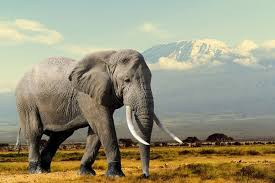
#> input picture Assignment6-TraditionalSegmentation/normalize.jpg, 275 x 183 px, found by its file name
$ python normalize.py
#> lines starting #> are read from the running program, lines starting #| are printed output that depends on the picture
import numpy as np
import matplotlib.pyplot as plt
from skimage import io, img_as_float
from skimage.segmentation import slic, mark_boundaries
from skimage import graph

# Step 1: Read the image
image = img_as_float(io.imread(r'F:\python\AI\dip\Week5\Traditional\normalize.jpg'))

plt.figure(figsize=(8, 6))
plt.imshow(image)
plt.title("Original Image")
plt.axis('off')
plt.show()

# Step 2: Apply SLIC superpixel segmentation first (required for N-cut graph)
labels1 = slic(image, compactness=30, n_segments=400, start_label=0)
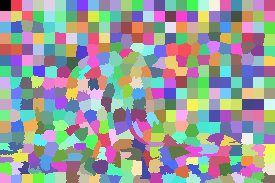
#> labels1: shape (183, 275) int64; 419 distinct labels, from 0 to 418; one colour per label, 0 black

# Step 3: Build RAG (Region Adjacency Graph)
g = graph.rag_mean_color(image, labels1, mode='similarity')

# Step 4: Apply normalized cut
labels2 = graph.cut_normalized(labels1, g)
#> labels2: shape (183, 275) int64; every value is 0

# Step 5: Show segmented image with boundaries
out = mark_boundaries(image, labels2)

plt.figure(figsize=(8, 6))
plt.imshow(out)
plt.title("Normalized Cut Segmentation")
plt.axis('off')
plt.show()
